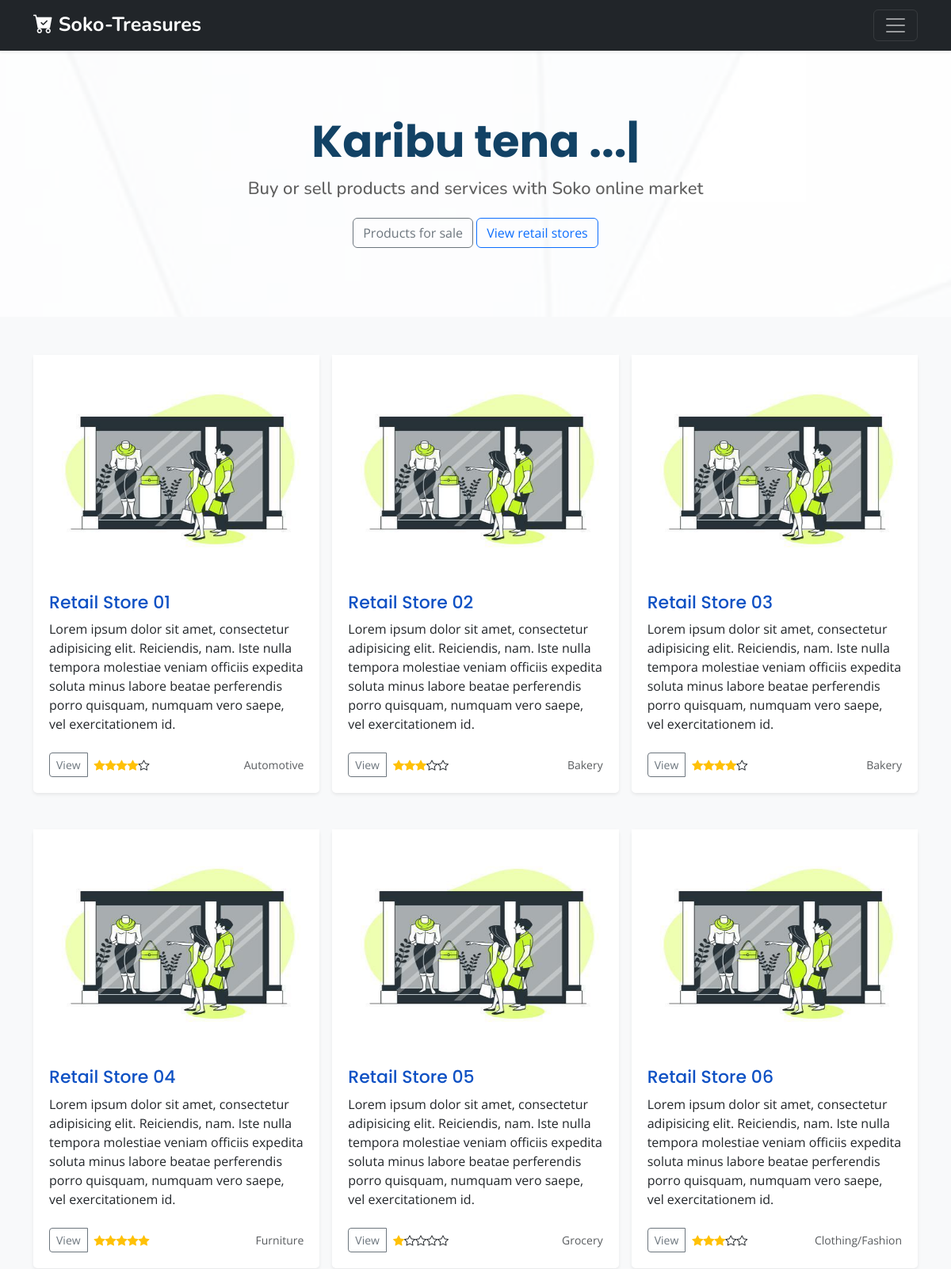
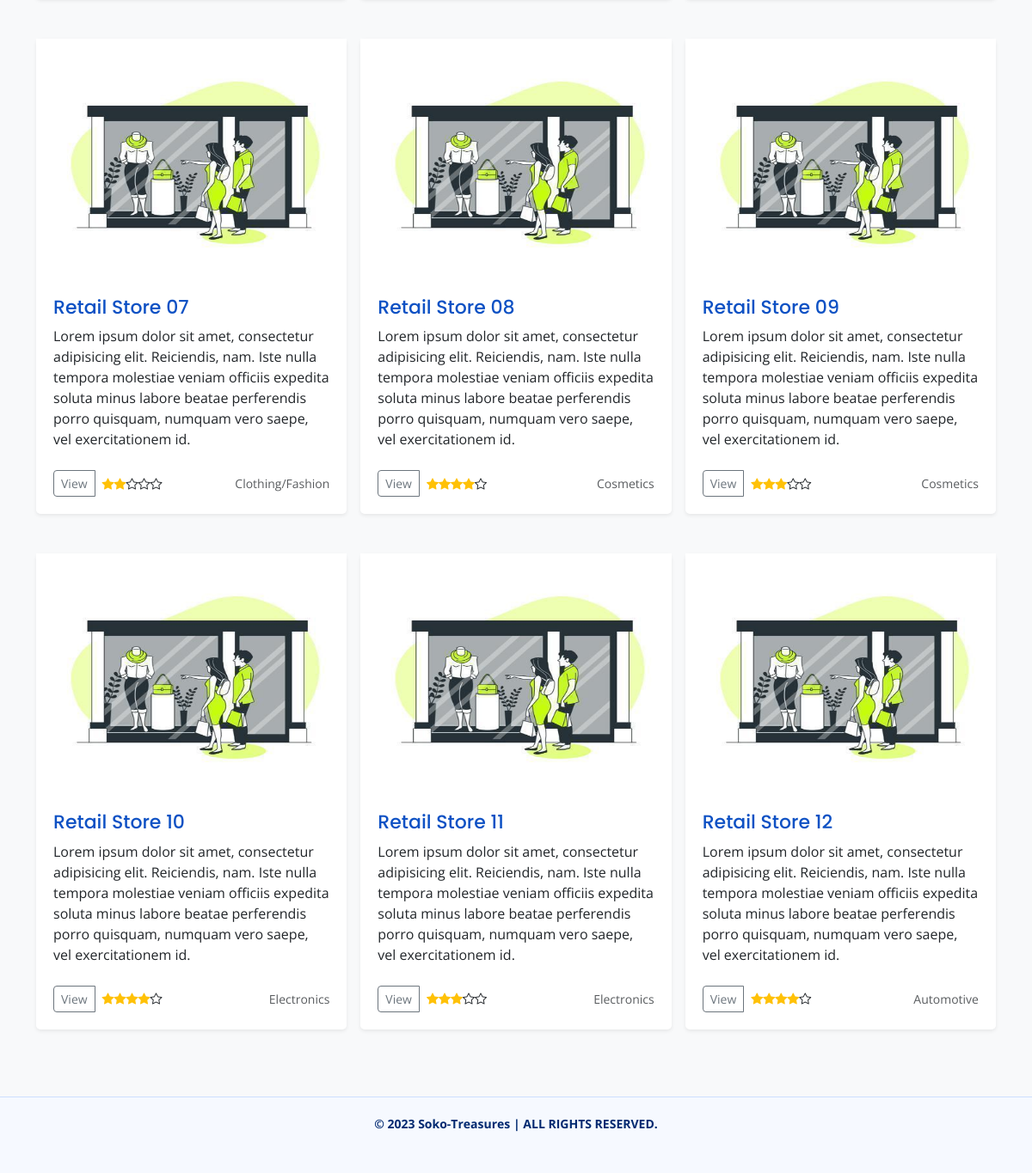
The app's page /index/ with its own data (2 pictures, top to bottom).
### stores/models.py (models this page shows, shortened)
class RetailStores(models.Model):
    id = models.CharField(primary_key=True, max_length=25, unique=True, editable=False)
    owner = models.ForeignKey(User, on_delete=models.CASCADE, editable=False)   # owner of the retail store
    name = models.CharField(max_length=60, blank=False)   # name of the retail store
    description = models.TextField()
    services = models.CharField(max_length=50, blank=False, db_column='Services offered')
    address = models.CharField(max_length=40, blank=False)
    rating = models.PositiveIntegerField(default=0)
    fb_url = models.URLField(blank=True)
    x_url = models.URLField(blank=True)
    ig_url = models.URLField(blank=True)
    image = models.ImageField(upload_to='Retail-Stores/imgs/', default='shop.jpg')
    cover_photo = models.ImageField(upload_to='Retail-Stores/imgs/cover-photos/', default='cover-photo.jpg')
    total_votes = models.PositiveIntegerField(default=0, editable=False)
    created = models.DateTimeField(auto_now_add=True)
    updated = models.DateTimeField(auto_now=True)
    class Meta:
        ordering = ['name']
        verbose_name_plural = 'Retail Stores'

### stores/views.py (the view)
# urls.py: path('index/', views.HomepageView.as_view(), name='index'),
class HomepageView(View):
    template_name = 'stores/index.html'
    def get(self, request, *args, **kwargs):
        stores = RetailStores.objects.all().order_by('name')
        context = {
            'retail_stores': stores,
        }
        return render(request, self.template_name, context)

### stores/context/context_processors.py (called while the page is built)
def retailstore_renderer(store_id):
    try:
        store_obj = RetailStores.objects.get(id=store_id)
    except RetailStores.DoesNotExist:
        store_obj = None
    return {'store_obj': store_obj}

def cart_renderer(request):
    session = str(request.META.get('HTTP_COOKIE')).removeprefix('csrftoken=')
    cart_items = CartItems.objects.filter(order__session_id=session, is_ordered=False).all()
    total_items = cart_items.count()
    return {'TotalCartItems': total_items}

### stores/templates/stores/index.html
    {% extends 'base.html' %}{% block title %}Your online market of choice{% endblock %}
    {% block content %}
    <main>
        <section id="hero" class="d-flex align-items-center">
            <div class="container position-relative" data-aos="fade-up" data-aos-delay="100">
                <div class="row justify-content-center">
                    <div class="col-xl-10 col-lg-9 text-center">
                        <h1 class="hero-subtitle">
                            <span class="typed" data-typed-items="Karibu tena ..., Plenty retail stores available, Plenty of products to buy, tena mali safi, at affordable prices, Shop today!"></span>
                        </h1>
                        <h2>Buy or sell products and services with Soko online market</h2>
                        <p class="mt-3">
                            <a href="{% url 'all_products' %}" class="btn btn-outline-secondary my-2">Products for sale</a>
                            <a href="#retail-stores" class="scrollto btn btn-outline-primary my-2">View retail stores</a>
                        </p>
                    </div>
                </div>
            </div>
        </section>
        <div class="py-5 bg-body-tertiary">
            <div class="container">
                <div class="row row-cols-1 row-cols-sm-2 row-cols-md-3 g-3">
                    {% for store in retail_stores %}
                    <div id="retail-stores" class="col">
                        <div class="card shadow-sm">
                            <img src="{{ store.image.url }}" height="280px" alt="store">
                            <div class="card-body">
                                <h3 class="card-title mb-0 pb-0">{{ store.name|title }}</h3>
                                <p class="card-text py-2">{{ store.description }}</p>
                                <div class="d-flex justify-content-between align-items-center">
                                    <div class="btn-group">
                                        <a href="{% url 'retail_store' store.id %}" class="btn btn-sm btn-outline-secondary">View</a>
                                        <a href="{% url 'rate_store' store.id %}" class="btn btn-sm">
                                            {% if store.rating == 1 %}
                                            <i class="bi-star-fill" style="color: #ffc107;"></i><i class="bi-star"></i><i class="bi-star"></i><i class="bi-star"></i><i class="bi-star"></i>
                                            {% elif store.rating == 2 %}
                                            <i class="bi-star-fill" style="color: #ffc107;"></i><i class="bi-star-fill" style="color: #ffc107;"></i><i class="bi-star"></i><i class="bi-star"></i><i class="bi-star"></i>
                                            {% elif store.rating == 3 %}
                                            <i class="bi-star-fill" style="color: #ffc107;"></i><i class="bi-star-fill" style="color: #ffc107;"></i><i class="bi-star-fill" style="color: #ffc107;"></i><i class="bi-star"></i><i class="bi-star"></i>
                                            {% elif store.rating == 4 %}
                                            <i class="bi-star-fill" style="color: #ffc107;"></i><i class="bi-star-fill" style="color: #ffc107;"></i><i class="bi-star-fill" style="color: #ffc107;"></i><i class="bi-star-fill" style="color: #ffc107;"></i><i class="bi-star"></i>
                                            {% elif store.rating == 5 %}
                                            <i class="bi-star-fill" style="color: #ffc107;"></i><i class="bi-star-fill" style="color: #ffc107;"></i><i class="bi-star-fill" style="color: #ffc107;"></i><i class="bi-star-fill" style="color: #ffc107;"></i><i class="bi-star-fill" style="color: #ffc107;"></i>
                                            {% else %}
                                            <i class="bi-star"></i><i class="bi-star"></i><i class="bi-star"></i><i class="bi-star"></i><i class="bi-star"></i>
                                            {% endif %}
                                        </a>
                                    </div>
                                    <small class="text-body-secondary">{{ store.services }}</small>
                                </div>
                            </div>
                        </div>
                    </div>
                    {% endfor %}
                </div>
            </div>
        </div>
    </main>
    {% endblock %}

### templates/base.html (shortened to what this page needs)
{% load static %}
<!DOCTYPE html>
<html lang="en">
<head>
    <link href="https://cdn.jsdelivr.net/npm/bootstrap@5.3.2/dist/css/bootstrap.min.css" rel="stylesheet">
    <link rel="stylesheet" href="https://cdn.jsdelivr.net/npm/bootstrap-icons@1.11.1/font/bootstrap-icons.css">
    <link href="{% static 'vendor/swiper/swiper-bundle.min.css' %}" rel="stylesheet">
    <link rel="stylesheet" href="{% static 'css/styles.css' %}">
</head>
<body>
    <header data-bs-theme="dark" class="fixed-top">
        <div class="navbar navbar-dark bg-dark shadow-sm">
            <div class="container">
                <a href="{% url 'index' %}" class="navbar-brand d-flex align-items-center">
                    <strong><i class="bi-cart-check-fill"></i> Soko-Treasures</strong>
                </a>
                <button class="navbar-toggler" type="button" data-bs-toggle="collapse" data-bs-target="#navbarHeader" aria-controls="navbarHeader" aria-expanded="false" aria-label="Toggle navigation">
                    <span class="navbar-toggler-icon"></span>
                </button>
            </div>
        </div>
    </header>
    {% block content %}
    {% endblock %}
    <footer class="footer">
        <div class="copyright">
            <strong>&copy; 2023 <span>Soko-Treasures</span> | ALL RIGHTS RESERVED.</strong>
        </div>
    </footer>
</body>
</html>

### static/css/styles.css (style rules this page uses)
:root { scroll-behavior: smooth; }
body { font-family: "Open Sans", sans-serif; background: #f6f9ff; color: #444444; }
a, main a { color: #4154f1; text-decoration: none; }
h1, h2, h3, h4, h5, h6 { font-family: "Nunito", sans-serif; }
.navbar-brand { font-size: 25px; font-family: "Nunito", sans-serif; }
@media (min-width: 1024px) { #hero { width: 100%; height: 20vh; position: relative; background: url("../img/hero-bg.jpg") top center; background-size: cover; position: relative; padding: 200px 0 200px 0; } }
#hero:before { content: ""; background: rgba(255, 255, 255, 0.8); position: absolute; bottom: 0; top: 0; left: 0; right: 0; }
#hero .container { padding-top: 80px; }
#hero h1 { margin: 0; font-size: 56px; font-weight: 700; line-height: 72px; color: #124265; font-family: "Poppins", sans-serif; }
#hero h2 { color: #5e5e5e; margin: 10px 0 0 0; font-size: 22px; }
@media (min-width: 1024px) { #hero { background-attachment: fixed; } }
.card { margin-bottom: 30px; border: none; border-radius: 5px; box-shadow: 0px 0 30px rgba(1, 41, 112, 0.1); }
.card-body .card-title { padding: 20px 0 15px 0; font-size: 22px; font-weight: 500; color: #0e51c4; font-family: "Poppins", sans-serif; }
.card-body { padding: 0 20px 20px 20px; }
.footer { padding: 20px 0; font-size: 14px; transition: all 0.3s; border-top: 1px solid #cddfff; }
.footer .copyright { text-align: center; color: #012970; }

### records on screen
RetailStores: image (picture), name "Retail Store 01", description "Lorem ipsum dolor sit amet, consectetur adipisicing elit. Reiciendis, nam. Iste nulla tempora molestiae veniam officiis expedita soluta minus labore beatae perferendis porro quisquam, numquam vero saepe, vel exercitationem id.", rating 4 (drawn), services "Automotive"
RetailStores: image (picture), name "Retail Store 02", description "Lorem ipsum dolor sit amet, consectetur adipisicing elit. Reiciendis, nam. Iste nulla tempora molestiae veniam officiis expedita soluta minus labore beatae perferendis porro quisquam, numquam vero saepe, vel exercitationem id.", rating 3 (drawn), services "Bakery"
RetailStores: image (picture), name "Retail Store 03", description "Lorem ipsum dolor sit amet, consectetur adipisicing elit. Reiciendis, nam. Iste nulla tempora molestiae veniam officiis expedita soluta minus labore beatae perferendis porro quisquam, numquam vero saepe, vel exercitationem id.", rating 4 (drawn), services "Bakery"
RetailStores: image (picture), name "Retail Store 04", description "Lorem ipsum dolor sit amet, consectetur adipisicing elit. Reiciendis, nam. Iste nulla tempora molestiae veniam officiis expedita soluta minus labore beatae perferendis porro quisquam, numquam vero saepe, vel exercitationem id.", rating 5 (drawn), services "Furniture"
RetailStores: image (picture), name "Retail Store 05", description "Lorem ipsum dolor sit amet, consectetur adipisicing elit. Reiciendis, nam. Iste nulla tempora molestiae veniam officiis expedita soluta minus labore beatae perferendis porro quisquam, numquam vero saepe, vel exercitationem id.", rating 1 (drawn), services "Grocery"
RetailStores: image (picture), name "Retail Store 06", description "Lorem ipsum dolor sit amet, consectetur adipisicing elit. Reiciendis, nam. Iste nulla tempora molestiae veniam officiis expedita soluta minus labore beatae perferendis porro quisquam, numquam vero saepe, vel exercitationem id.", rating 3 (drawn), services "Clothing/Fashion"
RetailStores: image (picture), name "Retail Store 07", description "Lorem ipsum dolor sit amet, consectetur adipisicing elit. Reiciendis, nam. Iste nulla tempora molestiae veniam officiis expedita soluta minus labore beatae perferendis porro quisquam, numquam vero saepe, vel exercitationem id.", rating 2 (drawn), services "Clothing/Fashion"
RetailStores: image (picture), name "Retail Store 08", description "Lorem ipsum dolor sit amet, consectetur adipisicing elit. Reiciendis, nam. Iste nulla tempora molestiae veniam officiis expedita soluta minus labore beatae perferendis porro quisquam, numquam vero saepe, vel exercitationem id.", rating 4 (drawn), services "Cosmetics"
RetailStores: image (picture), name "Retail Store 09", description "Lorem ipsum dolor sit amet, consectetur adipisicing elit. Reiciendis, nam. Iste nulla tempora molestiae veniam officiis expedita soluta minus labore beatae perferendis porro quisquam, numquam vero saepe, vel exercitationem id.", rating 3 (drawn), services "Cosmetics"
RetailStores: image (picture), name "Retail Store 10", description "Lorem ipsum dolor sit amet, consectetur adipisicing elit. Reiciendis, nam. Iste nulla tempora molestiae veniam officiis expedita soluta minus labore beatae perferendis porro quisquam, numquam vero saepe, vel exercitationem id.", rating 4 (drawn), services "Electronics"
RetailStores: image (picture), name "Retail Store 11", description "Lorem ipsum dolor sit amet, consectetur adipisicing elit. Reiciendis, nam. Iste nulla tempora molestiae veniam officiis expedita soluta minus labore beatae perferendis porro quisquam, numquam vero saepe, vel exercitationem id.", rating 3 (drawn), services "Electronics"
RetailStores: image (picture), name "Retail Store 12", description "Lorem ipsum dolor sit amet, consectetur adipisicing elit. Reiciendis, nam. Iste nulla tempora molestiae veniam officiis expedita soluta minus labore beatae perferendis porro quisquam, numquam vero saepe, vel exercitationem id.", rating 4 (drawn), services "Automotive"
